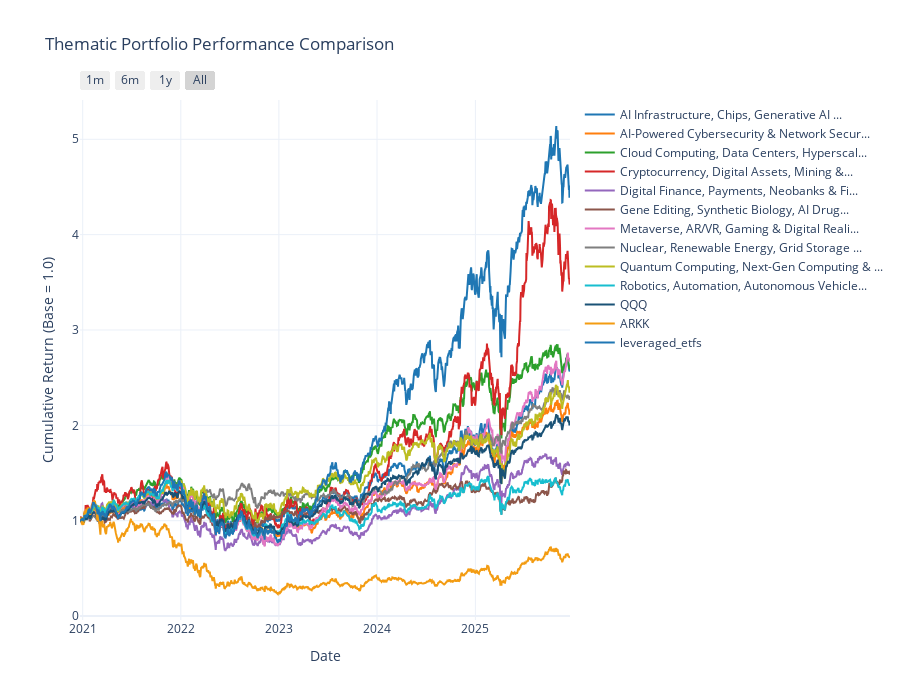

The code cell stored with this chart in its notebook:
### Code cell
fig2 = create_multi_theme_comparison(theme2OHLC)
fig2.show()

### Figure 1 — Plotly figure (JSON) as saved in the notebook; plotly's stock layout.template omitted (floating-point values rounded to 4 significant figures; data arrays with more than 128 entries replaced by an {"elided": "..."} marker saying what was removed)
{"data": [{"hovertemplate": "%{y:.3f}<extra></extra>", "line": {"color": "#1f77b4", "width": 2}, "mode": "lines", "name": "AI Infrastructure, Chips, Generative AI ...", "type": "scatter", "x": {"elided": "1255 str values"}, "y": {"elided": "1255 float values"}}, {"hovertemplate": "%{y:.3f}<extra></extra>", "line": {"color": "#ff7f0e", "width": 2}, "mode": "lines", "name": "AI-Powered Cybersecurity & Network Secur...", "type": "scatter", "x": {"elided": "1255 str values"}, "y": {"elided": "1255 float values"}}, {"hovertemplate": "%{y:.3f}<extra></extra>", "line": {"color": "#2ca02c", "width": 2}, "mode": "lines", "name": "Cloud Computing, Data Centers, Hyperscal...", "type": "scatter", "x": {"elided": "1255 str values"}, "y": {"elided": "1255 float values"}}, {"hovertemplate": "%{y:.3f}<extra></extra>", "line": {"color": "#d62728", "width": 2}, "mode": "lines", "name": "Cryptocurrency, Digital Assets, Mining &...", "type": "scatter", "x": {"elided": "1255 str values"}, "y": {"elided": "1255 float values"}}, {"hovertemplate": "%{y:.3f}<extra></extra>", "line": {"color": "#9467bd", "width": 2}, "mode": "lines", "name": "Digital Finance, Payments, Neobanks & Fi...", "type": "scatter", "x": {"elided": "1255 str values"}, "y": {"elided": "1255 float values"}}, {"hovertemplate": "%{y:.3f}<extra></extra>", "line": {"color": "#8c564b", "width": 2}, "mode": "lines", "name": "Gene Editing, Synthetic Biology, AI Drug...", "type": "scatter", "x": {"elided": "1255 str values"}, "y": {"elided": "1255 float values"}}, {"hovertemplate": "%{y:.3f}<extra></extra>", "line": {"color": "#e377c2", "width": 2}, "mode": "lines", "name": "Metaverse, AR/VR, Gaming & Digital Reali...", "type": "scatter", "x": {"elided": "1255 str values"}, "y": {"elided": "1255 float values"}}, {"hovertemplate": "%{y:.3f}<extra></extra>", "line": {"color": "#7f7f7f", "width": 2}, "mode": "lines", "name": "Nuclear, Renewable Energy, Grid Storage ...", "type": "scatter", "x": {"elided": "1255 str values"}, "y": {"elided": "1255 float values"}}, {"hovertemplate": "%{y:.3f}<extra></extra>", "line": {"color": "#bcbd22", "width": 2}, "mode": "lines", "name": "Quantum Computing, Next-Gen Computing & ...", "type": "scatter", "x": {"elided": "1255 str values"}, "y": {"elided": "1255 float values"}}, {"hovertemplate": "%{y:.3f}<extra></extra>", "line": {"color": "#17becf", "width": 2}, "mode": "lines", "name": "Robotics, Automation, Autonomous Vehicle...", "type": "scatter", "x": {"elided": "1255 str values"}, "y": {"elided": "1255 float values"}}, {"hovertemplate": "%{y:.3f}<extra></extra>", "line": {"color": "#1a5276", "width": 2}, "mode": "lines", "name": "QQQ", "type": "scatter", "x": {"elided": "1255 str values"}, "y": {"elided": "1255 float values"}}, {"hovertemplate": "%{y:.3f}<extra></extra>", "line": {"color": "#f39c12", "width": 2}, "mode": "lines", "name": "ARKK", "type": "scatter", "x": {"elided": "1255 str values"}, "y": {"elided": "1255 float values"}}, {"hovertemplate": "%{y:.3f}<extra></extra>", "line": {"color": "#1f77b4", "width": 2}, "mode": "lines", "name": "leveraged_etfs", "type": "scatter", "x": {"elided": "1255 str values"}, "y": {"elided": "1255 float values"}}], "layout": {"height": 700, "hovermode": "x unified", "legend": {"orientation": "v", "x": 1.02, "xanchor": "left", "y": 1, "yanchor": "top"}, "title": {"text": "Thematic Portfolio Performance Comparison"}, "xaxis": {"rangeselector": {"buttons": [{"count": 1, "label": "1m", "step": "month", "stepmode": "backward"}, {"count": 6, "label": "6m", "step": "month", "stepmode": "backward"}, {"count": 1, "label": "1y", "step": "year", "stepmode": "backward"}, {"label": "All", "step": "all"}]}, "title": {"text": "Date"}, "type": "date"}, "yaxis": {"title": {"text": "Cumulative Return (Base = 1.0)"}}}}
